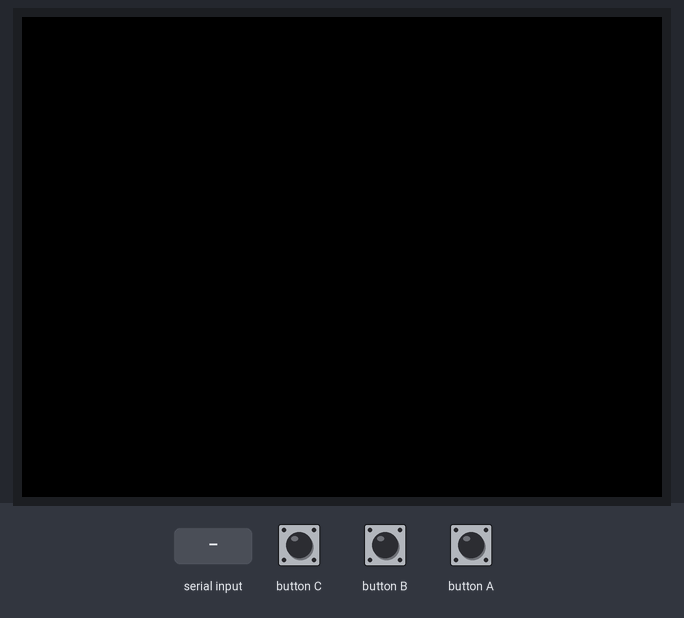
A sketch run on a simulated ESP32. Parts: 320×240 colour display. The test bench sets the inputs (shaded band). What the sketch prints to the serial monitor is not drawn.

Above: at 1.3 s.
1.4 s: "1" received over Serial
At 2.7 s:
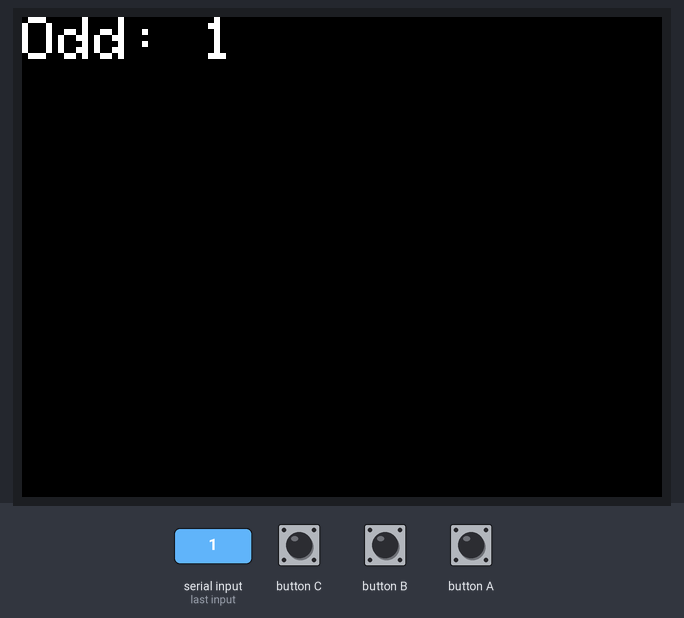
3.9 s: "0" received over Serial
At 5.7 s:
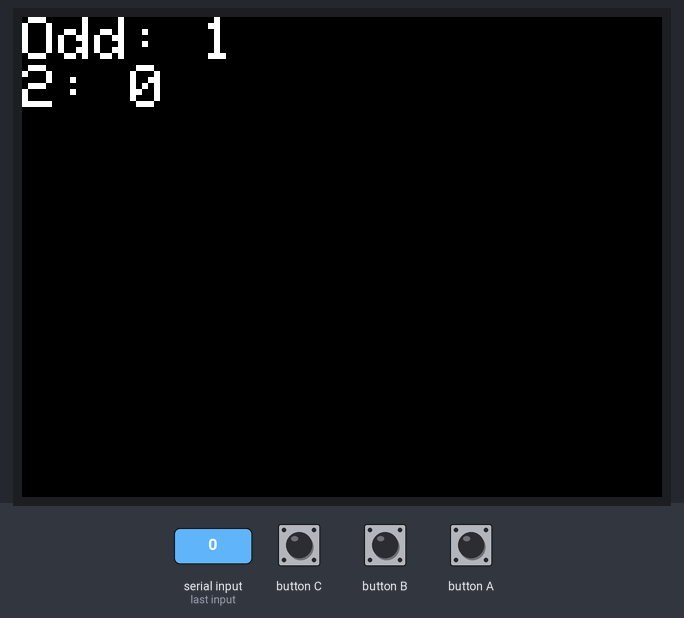
6.4 s: "2" received over Serial
At 7.7 s:
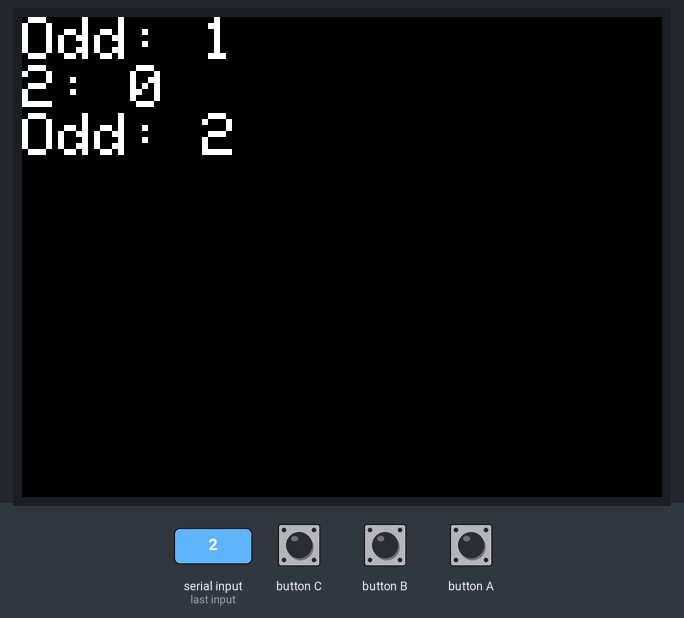
Timing chart, 0 to 9.4 s (numbered marks = the images above; inputs shaded):
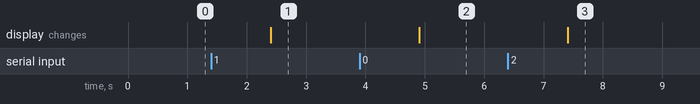

The sketch:

lab3_4.ino
```cpp
#include <M5Unified.h>
int count = 0;  // counts how many strings have been received
void setup() {
  M5.begin();
  Serial.begin(115200);
  Serial.println("Lab 3 - Task 4");
  M5.Display.setTextSize(3);
}
void loop() {
  M5.update();
  if (Serial.available() > 0) {
    String text = Serial.readString();  // read the whole input
    count++;                            // increment counter
    Serial.print(count);
    Serial.print(" - ");
    Serial.println(text);      // show in Serial Monitor
    if (count % 2 == 0) {
      M5.Display.print(count);
      M5.Display.print(": ");
      M5.Display.println(text);
    }
    else {
      M5.Display.print("Odd: ");
      M5.Display.println(text);
    }
  }
}
```

Measured:
- after the input at 1.4 s, the display: changes after 1.0 s (image 1)
- after the input at 3.9 s, the display: changes after 1.0 s (image 2)
- after the input at 6.4 s, the display: changes after 1.0 s (image 3)
